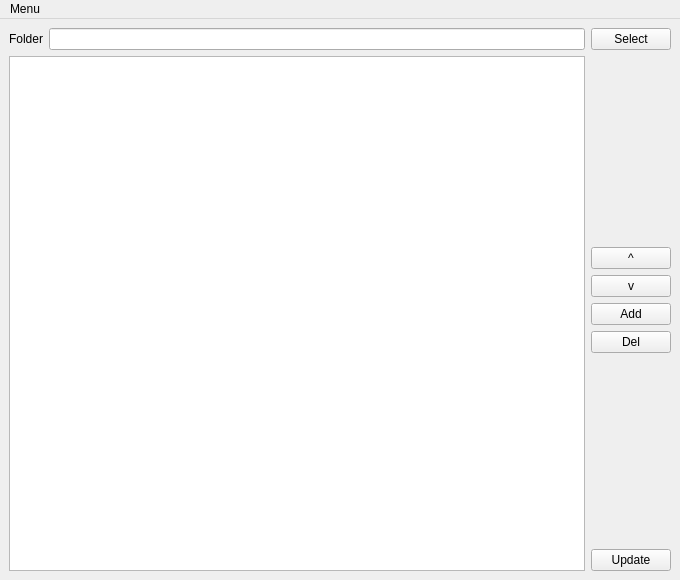
<?xml version="1.0" encoding="UTF-8"?>
<ui version="4.0">
 <class>MainWindow</class>
 <widget class="QMainWindow" name="MainWindow">
  <property name="geometry">
   <rect>
    <x>0</x>
    <y>0</y>
    <width>680</width>
    <height>580</height>
   </rect>
  </property>
  <property name="windowTitle">
   <string>ApMeFo - Hrw version</string>
  </property>
  <property name="Qt::WA_Maemo5AutoOrientation" stdset="0">
   <bool>true</bool>
  </property>
  <widget class="QWidget" name="centralwidget">
   <layout class="QGridLayout" name="gridLayout">
    <item row="0" column="0">
     <layout class="QHBoxLayout" name="horizontalLayout">
      <item>
       <widget class="QLabel" name="label_4">
        <property name="text">
         <string>Folder</string>
        </property>
       </widget>
      </item>
      <item>
       <widget class="QLineEdit" name="inpAddName">
        <property name="readOnly">
         <bool>true</bool>
        </property>
       </widget>
      </item>
      <item>
       <widget class="QPushButton" name="btnAddNameSelect">
        <property name="text">
         <string>Select</string>
        </property>
       </widget>
      </item>
     </layout>
    </item>
    <item row="1" column="0">
     <layout class="QHBoxLayout" name="horizontalLayout_2">
      <item>
       <widget class="QListWidget" name="listApps"/>
      </item>
      <item>
       <layout class="QVBoxLayout" name="verticalLayout">
        <item>
         <spacer name="verticalSpacer_2">
          <property name="orientation">
           <enum>Qt::Vertical</enum>
          </property>
          <property name="sizeHint" stdset="0">
           <size>
            <width>20</width>
            <height>40</height>
           </size>
          </property>
         </spacer>
        </item>
        <item>
         <widget class="QPushButton" name="btnAppUp">
          <property name="sizePolicy">
           <sizepolicy hsizetype="Minimum" vsizetype="Minimum">
            <horstretch>0</horstretch>
            <verstretch>0</verstretch>
           </sizepolicy>
          </property>
          <property name="minimumSize">
           <size>
            <width>0</width>
            <height>0</height>
           </size>
          </property>
          <property name="maximumSize">
           <size>
            <width>16777215</width>
            <height>16777215</height>
           </size>
          </property>
          <property name="text">
           <string>^</string>
          </property>
         </widget>
        </item>
        <item>
         <widget class="QPushButton" name="btnAppDown">
          <property name="minimumSize">
           <size>
            <width>0</width>
            <height>0</height>
           </size>
          </property>
          <property name="maximumSize">
           <size>
            <width>16777215</width>
            <height>16777215</height>
           </size>
          </property>
          <property name="text">
           <string>v</string>
          </property>
         </widget>
        </item>
        <item>
         <widget class="QPushButton" name="btnAppAdd">
          <property name="minimumSize">
           <size>
            <width>0</width>
            <height>0</height>
           </size>
          </property>
          <property name="maximumSize">
           <size>
            <width>16777215</width>
            <height>16777215</height>
           </size>
          </property>
          <property name="text">
           <string>Add</string>
          </property>
         </widget>
        </item>
        <item>
         <widget class="QPushButton" name="btnAppDelete">
          <property name="minimumSize">
           <size>
            <width>0</width>
            <height>0</height>
           </size>
          </property>
          <property name="maximumSize">
           <size>
            <width>16777215</width>
            <height>16777215</height>
           </size>
          </property>
          <property name="text">
           <string>Del</string>
          </property>
         </widget>
        </item>
        <item>
         <spacer name="verticalSpacer">
          <property name="orientation">
           <enum>Qt::Vertical</enum>
          </property>
          <property name="sizeHint" stdset="0">
           <size>
            <width>20</width>
            <height>40</height>
           </size>
          </property>
         </spacer>
        </item>
        <item>
         <widget class="QPushButton" name="btnUpdate">
          <property name="text">
           <string>Update</string>
          </property>
         </widget>
        </item>
       </layout>
      </item>
     </layout>
    </item>
   </layout>
  </widget>
  <widget class="QMenuBar" name="menuBar">
   <property name="geometry">
    <rect>
     <x>0</x>
     <y>0</y>
     <width>680</width>
     <height>22</height>
    </rect>
   </property>
   <widget class="QMenu" name="menuActionDiagnosis_Tool">
    <property name="title">
     <string>Menu</string>
    </property>
    <addaction name="actionDiagnosis_Tool"/>
    <addaction name="actionReadme"/>
    <addaction name="actionActivate"/>
    <addaction name="actionDeactivate"/>
    <addaction name="actionFolders"/>
   </widget>
   <addaction name="menuActionDiagnosis_Tool"/>
  </widget>
  <action name="actionDiagnosis_Tool">
   <property name="text">
    <string>Diagnosis Tool</string>
   </property>
  </action>
  <action name="actionReadme">
   <property name="text">
    <string>Readme</string>
   </property>
  </action>
  <action name="actionActivate">
   <property name="text">
    <string>Activate</string>
   </property>
  </action>
  <action name="actionDeactivate">
   <property name="text">
    <string>Deactivate</string>
   </property>
  </action>
  <action name="actionFolders">
   <property name="text">
    <string>Folders</string>
   </property>
  </action>
 </widget>
 <resources/>
 <connections/>
</ui>
